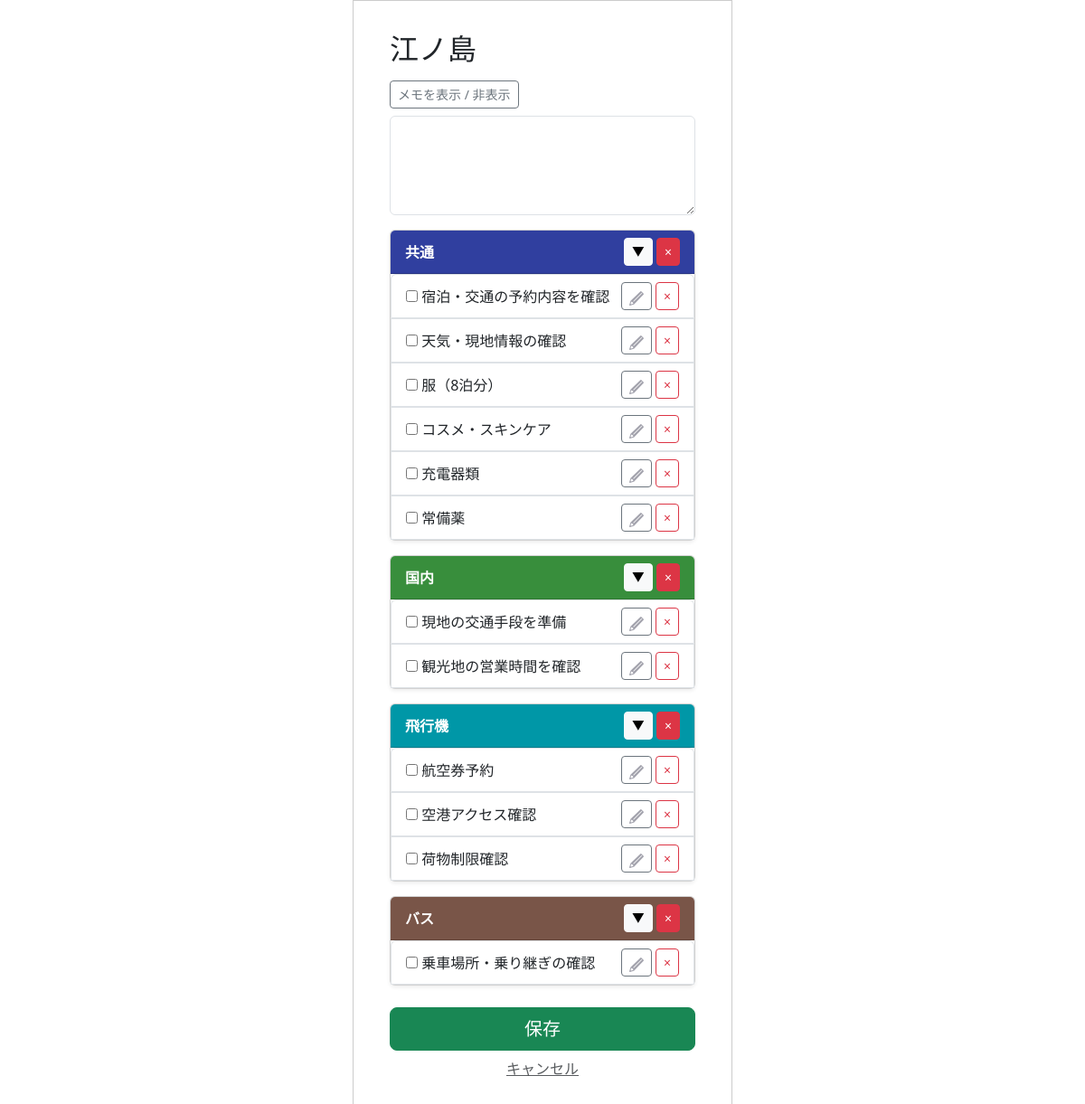
/template/89/old_copy/, run on an earlier commit of the app's database.
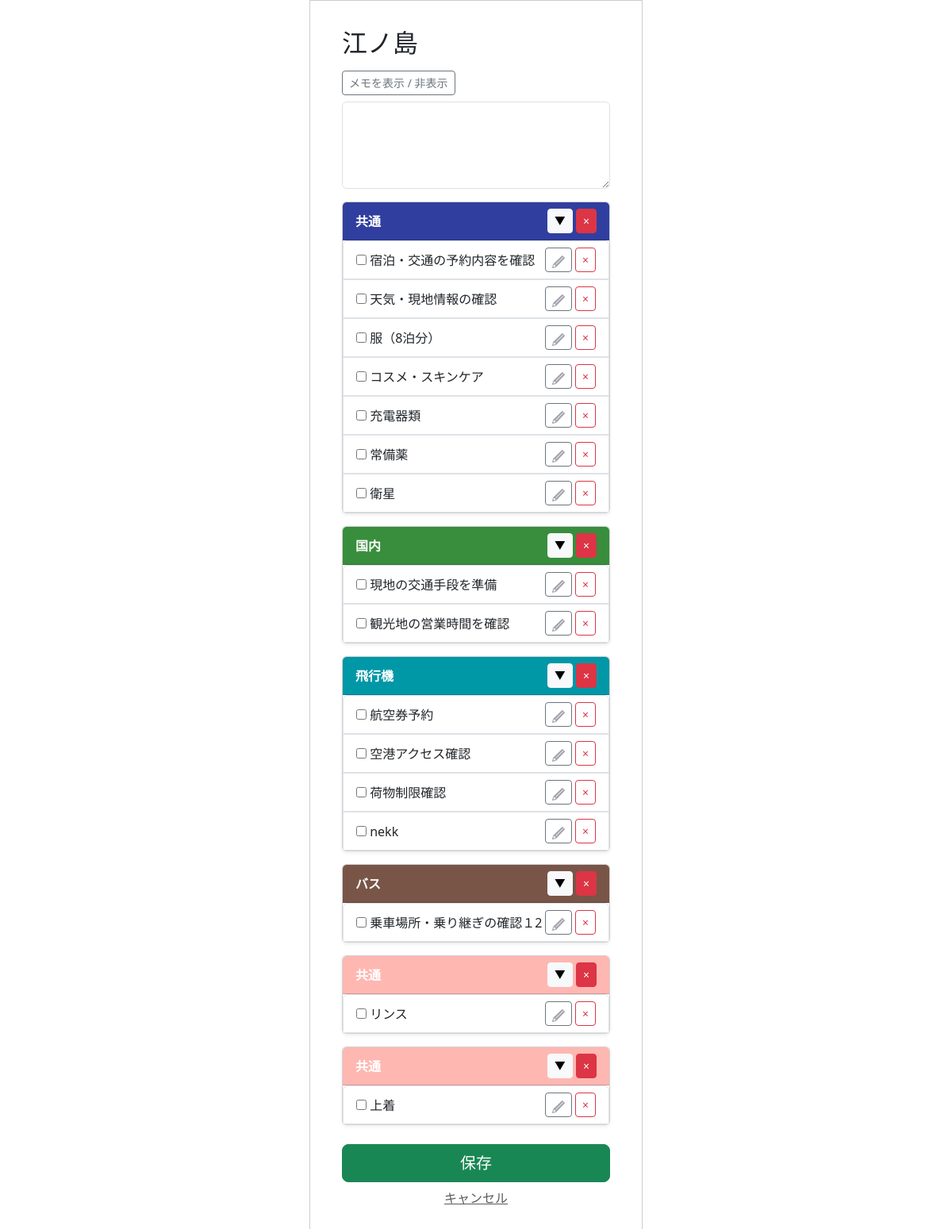
And on a later commit of the database.
### app/models/template.py (models this page shows, shortened)
class Template(models.Model):
    class SourceType(models.IntegerChoices):
        FROM_TRAVEL   = 0, _("旅行情報より作成")
        FROM_TEMPLATE = 1, _("既存テンプレートを反映")
    user = models.ForeignKey(
        settings.AUTH_USER_MODEL,
        on_delete=models.CASCADE,
        verbose_name=_("ユーザーID")
    )
    travel_info = models.ForeignKey(
        Travel_info,
        on_delete=models.CASCADE,
        verbose_name=_("旅行情報ID")
    )
    source_type = models.IntegerField(
        choices=SourceType.choices,
        verbose_name=_("生成タイプ")
    )
    template_source = models.ForeignKey(
        "self",
        null=True,
        blank=True,
        on_delete=models.SET_NULL,
        verbose_name=_("テンプレート参照元"),
        related_name="derived_templates"
    )
    created_at = models.DateTimeField(
         auto_now_add=True,
         verbose_name=_("作成日")
         )
    updated_at = models.DateTimeField(
        auto_now=True,
        verbose_name=_("更新日")
        )
    class Meta:
      verbose_name = _("テンプレート")

class TravelCategory(models.Model):
    class TravelType(models.IntegerChoices):
        AUTO  = 0, _("初期作成")
        CUSTOM = 1, _("ユーザー追加")
    class CategoryColor(models.IntegerChoices):
        PINK       = 0, "#e91e63ff"
        LIGHT_PINK = 1, "#ffb7b2fe"
        ORANGE     = 2, "#f57c00ff"
        GREEN      = 3, "#388e3cff"
        CYAN       = 4, "#0097a7ff"
        BLUE       = 5, "#303f9ffe"
        BROWN      = 6, "#795548ff"
        PURPLE     = 7, "#7b1fa2ff"
    template = models.ForeignKey(
        Template,
        on_delete=models.CASCADE,
        verbose_name=_("テンプレートID")
    )
    category_name = models.CharField(
        max_length=50,
        verbose_name=_("分類名")
    )
    travel_type = models.IntegerField(
        choices=TravelType.choices,
        verbose_name=_("分類タイプ")
    )
    category_color = models.IntegerField(
        choices=CategoryColor.choices,
        verbose_name=_("分類カラー")
    )
    created_at = models.DateTimeField(
         auto_now_add=True,
         verbose_name=_("作成日")
         )
    updated_at = models.DateTimeField(
        auto_now=True,
        verbose_name=_("更新日")
        )
    class Meta:
      verbose_name = _("旅行の分類")

class TravelItem(models.Model):
    class ItemChecked(models.IntegerChoices):
        NO  = 0, _("NO")
        YES = 1, _("YES")
    travel_category = models.ForeignKey(
        TravelCategory,
        on_delete=models.CASCADE,
        verbose_name=_("旅行の分類ID")
    )
    item_name = models.CharField(
        max_length=128,
        verbose_name=_("項目名")
    )
    item_checked = models.IntegerField(
        choices=ItemChecked.choices,
        verbose_name=_("チェック済み項目")
    )
    created_at = models.DateTimeField(
         auto_now_add=True,
         verbose_name=_("作成日")
         )
    updated_at = models.DateTimeField(
        auto_now=True,
        verbose_name=_("更新日")
        )
    class Meta:
      verbose_name = _("旅行の項目")

### app/models/travel.py (models this page shows, shortened)
class Travel_info(models.Model):
    class StayType(models.IntegerChoices):
        DAY_TRIP = 0, _("日帰り")
        STAY     = 1, _("宿泊")
    class LocationType(models.IntegerChoices):
        DOMESTIC = 0, _("国内")
        OVERSEAS = 1, _("海外")
    class StatusType(models.IntegerChoices):
        NOT_DONE  = 0, _("未")
        COMPLETE  = 1, _("完")
        PROCESSED = 2, _("済")
    travel_info_id = models.AutoField(
        primary_key=True,
        verbose_name=_("旅行情報ID")
    )
    user = models.ForeignKey(
        settings.AUTH_USER_MODEL,
        on_delete=models.CASCADE,
        verbose_name=_("ユーザーID")
    )
    travel_title = models.CharField(
        max_length=100,
        verbose_name=_("旅行タイトル")
    )
    start_date = models.DateField(
        verbose_name=_("開始日")
    )
    end_date = models.DateField(
        verbose_name=_("終了日")
    )
    stay_type = models.IntegerField(
        choices=StayType.choices,
        verbose_name=_("宿泊タイプ")
    )
    location = models.IntegerField(
        choices=LocationType.choices,
        verbose_name=_("場所"),
    )
    memo = models.CharField(
        max_length=230,
        blank=True,
        verbose_name=_("メモ")
    )
    status = models.IntegerField(
        choices=StatusType.choices,
        default=0,
        verbose_name=_("ステータス")
    )
    transport = models.ManyToManyField(
        "Transport",
        through="Travelmode",
        verbose_name=_("交通手段")
    )
    created_at = models.DateTimeField(
        auto_now_add=True,
        verbose_name=_("作成日")
    )
    updated_at = models.DateTimeField(
       auto_now=True,
        verbose_name=_("更新日")
    )
    class Meta:
        verbose_name = _("旅行情報")
        verbose_name_plural = _("旅行情報")

### app/views/new_travel/old_template_copy.py (the view, shortened to what this page needs)
# urls.py: path('template/<int:template_id>/old_copy/',old_template_copy,name='old_template_copy'),
def old_template_copy(request, template_id):
    template = get_object_or_404(Template, id=template_id)
    categories = TravelCategory.objects.filter(template=template)
    return render(request, "new_travel/old_template.html", {
        "template": template,
        "categories": categories,
    })

### templates/new_travel/old_template.html (shortened to what this page needs)
{% extends 'base.html' %}
{% load static %}
{% block content %}
<div class="container mt-4">
    <h2 class="mb-3">{{ template.travel_info.travel_title }}</h2>
    <div class="mb-3">
        <button class="btn btn-outline-secondary btn-sm"
                data-bs-toggle="collapse"
                data-bs-target="#memoArea">
            メモを表示 / 非表示
        </button>
        <div id="memoArea" class="collapse show mt-2">
            <textarea name="memo" class="form-control" rows="4">{{ template.memo }}</textarea>
        </div>
    </div>
    <form method="POST">
        {% for cat in categories %}
        <div class="card mb-3 shadow-sm">
            <div class="card-header d-flex justify-content-between align-items-center"
                 style="background-color: {{ cat.get_category_color_display }}; color: white;">
                <strong>{{ cat.category_name }}</strong>
                <div>
                    <button type="button"
                            class="btn btn-sm btn-light"
                            data-bs-toggle="collapse"
                            data-bs-target="#cat{{ cat.id }}">
                        ▼
                    </button>
                    <button type="submit"
                            name="delete_category"
                            value="{{ cat.id }}"
                            class="btn btn-sm btn-danger">
                        ×
                    </button>
                </div>
            </div>
            <ul id="cat{{ cat.id }}" class="list-group collapse show">
                {% for item in cat.travelitem_set.all %}
                <li class="list-group-item d-flex justify-content-between align-items-center">
                    <div>
                        <input type="checkbox"
                               name="item_checked_{{ item.id }}"
                               {% if item.item_checked %}checked{% endif %}>
                        {{ item.item_name }}
                    </div>
                    <div>
                        <button type="button"
                                class="btn btn-sm btn-outline-secondary"
                                data-bs-toggle="modal"
                                data-bs-target="#editItem{{ item.id }}">
                            <img src="{% static 'tabipre/icons/edit.png' %}" alt="編集" style="width:16px; height:16px;">
                        </button>
                        <button type="submit"
                                name="delete_item"
                                value="{{ item.id }}"
                                class="btn btn-sm btn-outline-danger">
                            ×
                        </button>
                    </div>
                </li>
                {% endfor %}
            </ul>
        </div>
        {% endfor %}
        <div class="text-center mt-4">
            <button type="submit" class="btn btn-success btn-lg w-100">
                保存
            </button>
        </div>
        <div class="text-center mt-2">
            <a href="{% url 'app:home' %}" class="text-muted">キャンセル</a>
        </div>
    </form>
</div>
{% endblock %}

### templates/base.html (shortened to what this page needs)
<!DOCTYPE html>
<html lang="en">
<head>
    {% load static %}
    <link href="https://cdn.jsdelivr.net/npm/bootstrap@5.3.0/dist/css/bootstrap.min.css" rel="stylesheet">
    <link rel="stylesheet" href="https://cdn.jsdelivr.net/npm/bootstrap-icons@1.10.5/font/bootstrap-icons.css">
    <link rel="stylesheet" href="https://cdn.jsdelivr.net/npm/flatpickr/dist/themes/airbnb.css">
    {% block extra_css %}
    <link rel="stylesheet" href="{% static 'tabipre/css/base/base.css' %}">
    <link rel="stylesheet" href="{% static 'tabipre/css/base/calendar_style.css' %}">
    {% endblock %}
</head>
<body class="{% block body_class %}{% endblock %}">
    <div class="app-frame">
        <div class="content-wrapper container">
            {% block content %}
            {% endblock %}
        </div>
    </div>
</body>
</html>

### static/tabipre/css/base/base.css (style rules this page uses)
.app-frame { max-width: 420px; margin: 0 auto; min-height: 100vh; background-color: #ffffff; border: 1px solid #ccc; padding: 16px; padding-top: 10px; box-sizing: border-box; }
.content-wrapper { margin-top: 0 !important; padding-top: 0 !important; padding-bottom: 80px; }
input, select, textarea { width: 100%; padding: 8px 10px; padding-left: 15px; border-radius: 6px; border: 1px solid #ccc; font-size: 18px; box-sizing: border-box; }
input[type="checkbox"] { width: auto; height: auto; }

What changed in the data, as far as the page shows it:
added TravelItem: item_name "衛星", {{ item.id }} 1086 (drawn), shown under TravelCategory (number 1 of 6 on the later page)
added TravelItem: item_name "nekk", {{ item.id }} 1087 (drawn), shown under TravelCategory "飛行機"
changed TravelItem: item_name "乗車場所・乗り継ぎの確認" → "乗車場所・乗り継ぎの確認１2"
added TravelCategory: category_name "共通", {{ cat.id }} 350 (drawn)
added TravelItem: item_name "リンス", {{ item.id }} 1084 (drawn), shown under "共通"
added TravelCategory: category_name "共通", {{ cat.id }} 351 (drawn)
added TravelItem: item_name "上着", {{ item.id }} 1085 (drawn), shown under "共通"
